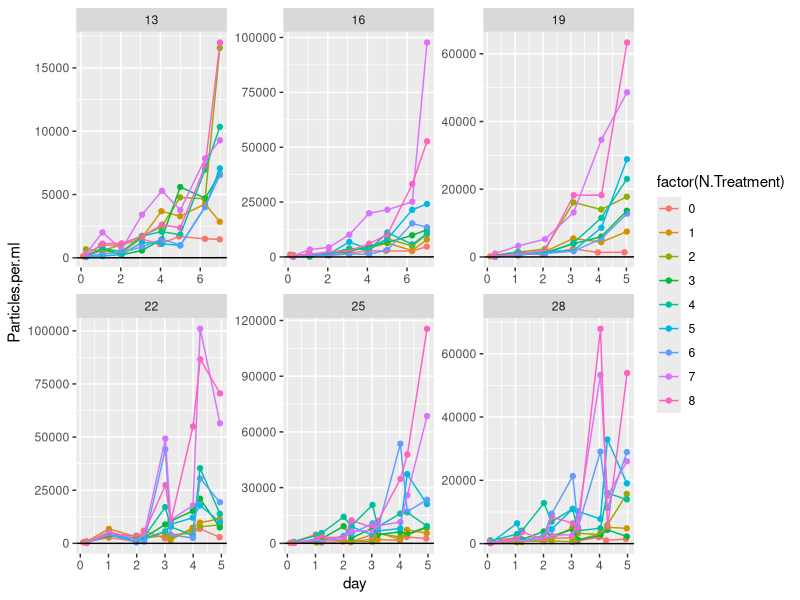
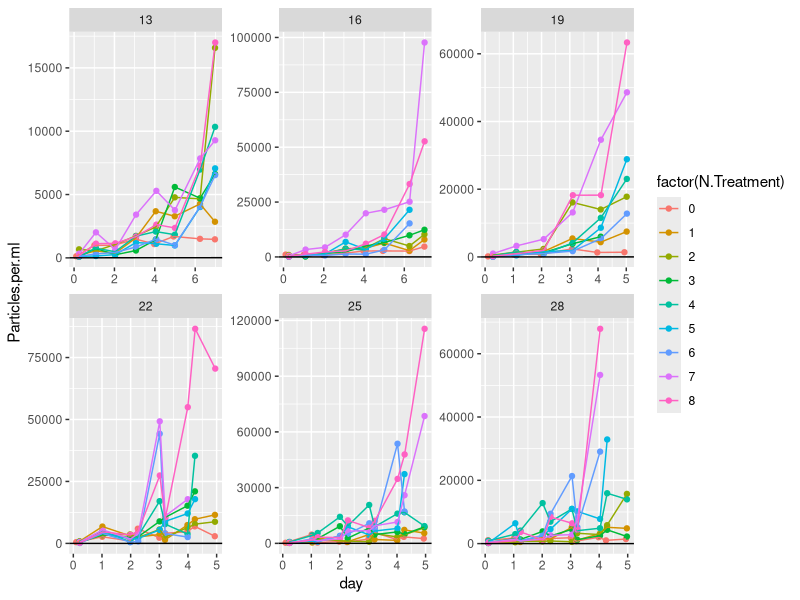
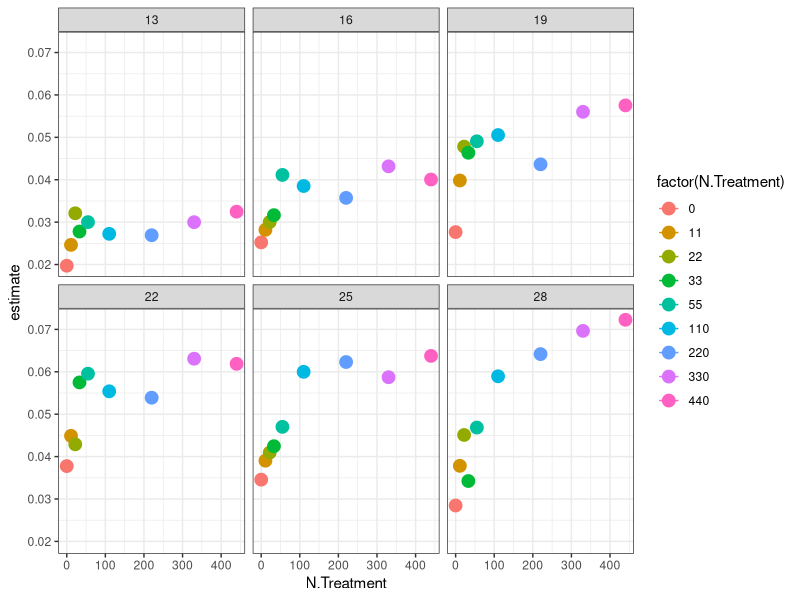
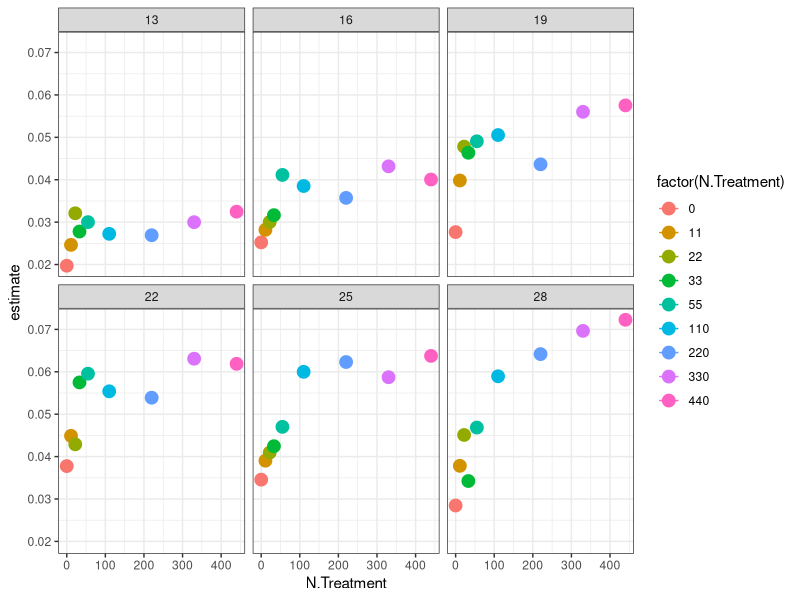

These figures' R source, in order: (Note: this script raises an error after producing the figures.)
library(tidyverse)
library(broom)
library(minpack.lm)
library(purrr)
library(stringr)

TT <- read_csv("data/monod_data/TT_15_08_24.csv")

#plot raw data 
TT %>% 
	mutate(day = Hours.since.Innoc/24) %>% 
	#mutate(Particles.per.ml = log(Particles.per.ml)) %>% 
	ggplot(data = ., aes(x = day, y = Particles.per.ml, color = factor(N.Treatment))) + geom_point() +
	facet_wrap( ~ Temperature, scales = "free") + geom_line() + geom_abline(slope = 1, intercept = 5)


#filter out data where K seems to have been reached beyond the variability expected by noise (quite arbitrary)
TTfiltered<- TT %>% 
	mutate(day = Hours.since.Innoc/24) %>% 
	filter( Temperature == 16 & N.Treatment == 8 |
				 	Temperature == 16 & N.Treatment == 7 |
				 	Temperature == 16 & N.Treatment == 6 & day<6.5 | 
				 	Temperature == 16 & N.Treatment == 5 & day<6.5 |
				 	Temperature == 16 & N.Treatment == 4 & day<5 |
				 	Temperature == 16 & N.Treatment == 3 |
				 	Temperature == 16 & N.Treatment == 2 |
				 	Temperature == 16 & N.Treatment == 1 |
				 	Temperature == 16 & N.Treatment == 0 |
						Temperature == 19 & N.Treatment == 8  |
						Temperature == 19 & N.Treatment == 7  |
						Temperature == 19 & N.Treatment == 6 | 
						Temperature == 19 & N.Treatment == 5 |
						Temperature == 19 & N.Treatment == 4 |
						Temperature == 19 & N.Treatment == 3 & day<5 |
						Temperature == 19 & N.Treatment == 2 |
						Temperature == 19 & N.Treatment == 1 |
						Temperature == 19 & N.Treatment == 0 |
					Temperature == 22 & N.Treatment == 8 | 
					Temperature == 22 & N.Treatment == 7 & day<4.1 |
					Temperature == 22 & N.Treatment == 6 & day<4.1 | 
					Temperature == 22 & N.Treatment == 5 & day<4.5 |
					Temperature == 22 & N.Treatment == 4 & day<4.5 |
					Temperature == 22 & N.Treatment == 3 & day<4.5 |
					Temperature == 22 & N.Treatment == 2 |
					Temperature == 22 & N.Treatment == 1 |
					Temperature == 22 & N.Treatment == 0 | 		
						  Temperature == 25 & N.Treatment == 8 |
						  Temperature == 25 & N.Treatment == 7 |
						  Temperature == 25 & N.Treatment == 6 & day<4.5 | 
						  Temperature == 25 & N.Treatment == 5 & day<4.5 |
						  Temperature == 25 & N.Treatment == 4 |
						  Temperature == 25 & N.Treatment == 3 |
						  Temperature == 25 & N.Treatment == 2 |
						  Temperature == 25 & N.Treatment == 1 |
						  Temperature == 25 & N.Treatment == 0 | 		
								Temperature == 28 & N.Treatment == 8 & day<4.1 |
								Temperature == 28 & N.Treatment == 7 & day<4.1 |
								Temperature == 28 & N.Treatment == 6 & day<4.1 | 
								Temperature == 28 & N.Treatment == 5 & day<4.5 |
								Temperature == 28 & N.Treatment == 4 |
								Temperature == 28 & N.Treatment == 3 |
								Temperature == 28 & N.Treatment == 2 |
								Temperature == 28 & N.Treatment == 1 |
								Temperature == 28 & N.Treatment == 0 |
									Temperature == 13|
									Temperature == 10) 

#plot filtered data
TTfiltered %>% 
	mutate(day = Hours.since.Innoc/24) %>% 
	#mutate(Particles.per.ml = log(Particles.per.ml)) %>% 
	ggplot(data = ., aes(x = day, y = Particles.per.ml, color = factor(N.Treatment))) + geom_point() +
	facet_wrap( ~ Temperature, scales = "free") + geom_line() + geom_abline(slope = 1, intercept = 5)


#take filtered data, add actual N concentrations, plot monod curves
TTfilteredN<- TTfiltered %>% 	
	mutate(N.Treatment = str_replace(N.Treatment, "1", "11")) %>%
	mutate(N.Treatment = str_replace(N.Treatment, "2", "22")) %>% 
	mutate(N.Treatment = str_replace(N.Treatment, "3", "33")) %>%
	mutate(N.Treatment = str_replace(N.Treatment, "4", "55")) %>%
	mutate(N.Treatment = str_replace(N.Treatment, "5", "110")) %>%
	mutate(N.Treatment = str_replace(N.Treatment, "6", "220")) %>%
	mutate(N.Treatment = str_replace(N.Treatment, "7", "330")) %>%
	mutate(N.Treatment = str_replace(N.Treatment, "8", "440")) %>%  
	mutate(N.Treatment = str_replace(N.Treatment, "1105", "55")) %>% 
	mutate(N.Treatment = as.numeric(N.Treatment))


TTfilteredN %>% 
	group_by(Temperature, N.Treatment) %>% 
	do(tidy(nls(Particles.per.ml ~ 75 * (1+a)^(Hours.since.Innoc),
							data= .,  start=list(a=0.01),
							control = nls.control(maxiter=100, minFactor=1/204800000)))) %>% 
	ungroup() %>% 
	ggplot(aes(x = N.Treatment, y = estimate, color = factor(N.Treatment))) + geom_point(size = 4) +
	geom_line() + theme_bw() + facet_wrap( ~ Temperature)
ggsave("figures/TT_monod_curves.png")

TT_r <- TTfilteredN %>% 
	group_by(Temperature, N.Treatment) %>% 
	do(tidy(nls(Particles.per.ml ~ 75 * (1+a)^(Hours.since.Innoc),
							data= .,  start=list(a=0.01),
							control = nls.control(maxiter=100, minFactor=1/204800000)))) 

write_csv(TT_r, "data-processed/fitted_r_TT_from_2015.csv")


TTfilteredN %>% 
	group_by(Temperature, N.Treatment) %>% 
	do(tidy(nls(Particles.per.ml ~ 75 * (1+a)^(Hours.since.Innoc),
							data= .,  start=list(a=0.01),
							control = nls.control(maxiter=100, minFactor=1/204800000)))) %>% 
	ggplot(aes(x = Temperature, y = estimate, color = factor(Temperature))) + geom_point(size = 4) +
	geom_line() + theme_bw() + facet_wrap( ~ N.Treatment)
ggsave("figures/TT_TPC_by_nitrate_curves.png")

#set up the jacknifing
for (j in c(13, 16, 19, 22, 25, 28)){
  for (k in c(0, 11, 22, 33, 55, 110, 220, 440)){
    test<-subset(TTfilteredN, TTfilteredN$Temperature==j & TTfilteredN$N.Treatment==k)
    boot_r<-1:100
    for(i in 1:100){
      mod<-sample_n(test, length(test$day)-1) %>%
        do(tidy(nls(Particles.per.ml ~ 75 * (1+a)^(Hours.since.Innoc),
                    data= .,  start=list(a=0.01),
                    control = nls.control(maxiter=100, minFactor=1/204800000))))
      boot_r[i]<-mod$estimate
      name<-data.frame(a=unique(boot_r), Temperature=test$Temperature[1], N.Treatment=test$N.Treatment[1])
      assign(paste("boot_r_unique", test$Temperature[1], test$N.Treatment[1], sep ="_"), name)
    }
  }
}

# bind all of the objects that start with boot_r_unique_!
allboots<-do.call("rbind", mget(ls(pattern="boot_r_unique")))

#plot the jacknifed data - monod
allboots %>% 
  group_by(Temperature, N.Treatment) %>% 
  ggplot(aes(x = N.Treatment, y = a, color = factor(N.Treatment))) + geom_point(size = 2) +
  geom_line() + theme_bw() + facet_wrap( ~ Temperature)
ggsave("figures/TT_monod_jacknifed.png")
